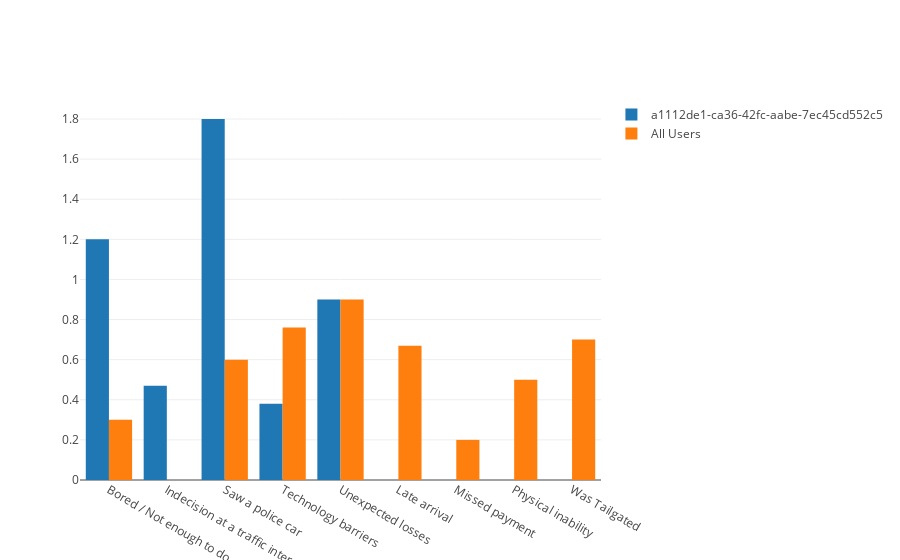

Notebook code for this chart:
### Markdown cell above
## Compare stress data among user(s)

### Code cell
ds.plot_stress_comparison(x_axis_column="stresser_sub",usr_id="a1112de1-ca36-42fc-aabe-7ec45cd552c5")

### Figure 1 — Plotly figure (JSON) as saved in the notebook; plotly's stock layout.template omitted (floating-point values rounded to 4 significant figures)
{"data": [{"name": "a1112de1-ca36-42fc-aabe-7ec45cd552c5", "type": "bar", "uid": "d8b8e9cc-b59b-4bfe-9221-1d1c2d735002", "x": ["Bored / Not enough to do", "Indecision at a traffic intersection", "Saw a police car", "Technology barriers", "Unexpected losses"], "y": [1.2, 0.47, 1.8, 0.38, 0.9]}, {"name": "All Users", "type": "bar", "uid": "3decde81-7b1b-45bc-9b59-83b3049e2a0e", "x": ["Bored / Not enough to do", "Late arrival", "Missed payment", "Physical inability", "Saw a police car", "Technology barriers", "Unexpected losses", "Was Tailgated"], "y": [0.3, 0.67, 0.2, 0.5, 0.6, 0.76, 0.9, 0.7]}], "layout": {"autosize": true, "xaxis": {"autorange": true, "range": [-0.5, 8.5], "type": "category"}, "yaxis": {"autorange": true, "range": [0, 1.895], "type": "linear"}}}
